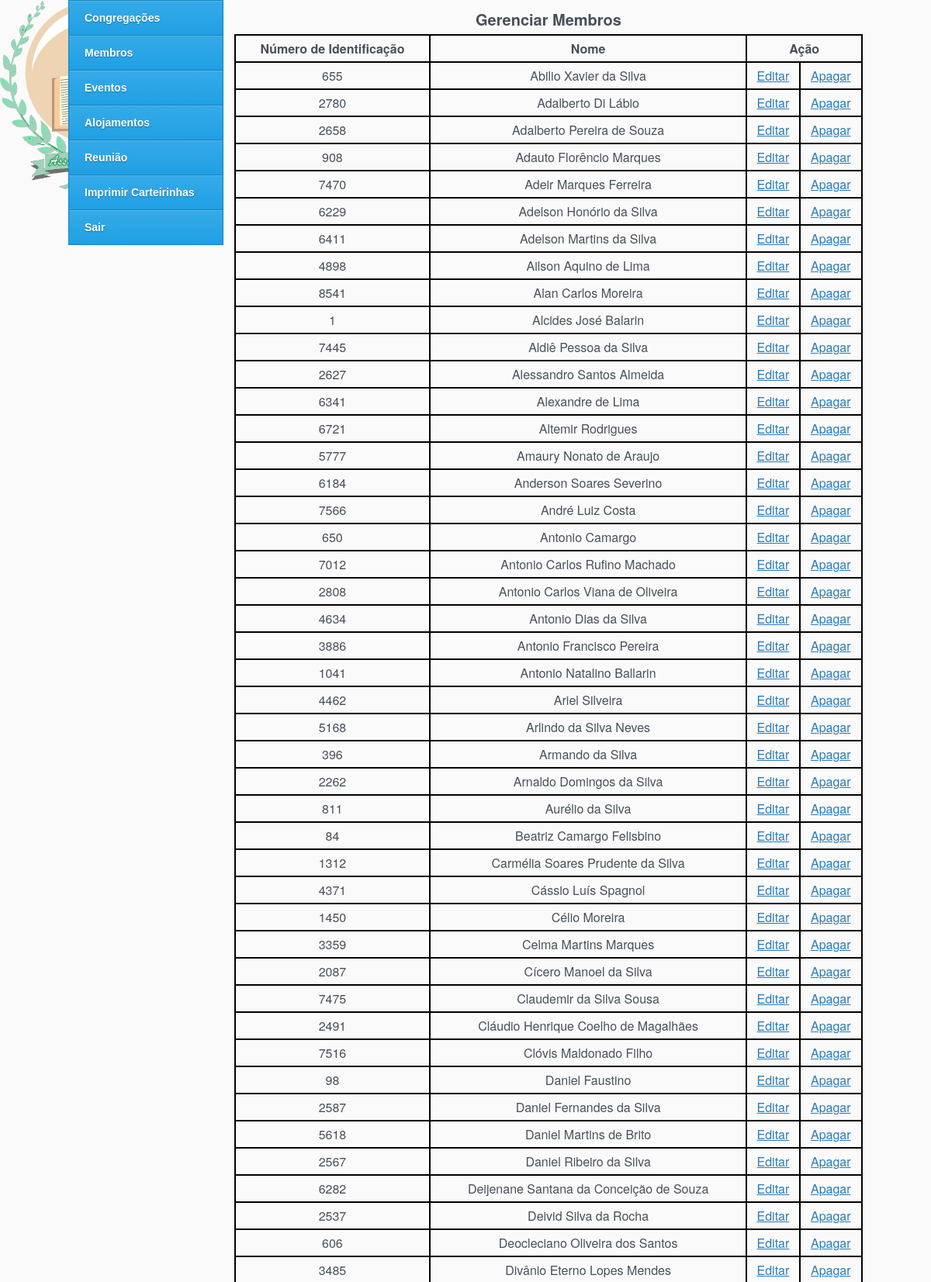
The app's page /pages/list_membros.php (signed in, upper part) with its own data.
### tables this page shows
CREATE TABLE `membros` (
  `foto` varchar(100) DEFAULT NULL COMMENT 'vai receber o nome da imagem',
  `id` int(11) NOT NULL,
  `nome` varchar(244) DEFAULT NULL,
  `sexo` varchar(45) DEFAULT NULL,
  `estadoCivil` varchar(45) DEFAULT NULL,
  `dataNascimento` date DEFAULT NULL,
  `estadoNascimento` varchar(45) DEFAULT NULL COMMENT 'id da linha onde estÃ¡ o estado',
  `cidadeNascimento` int(11) DEFAULT NULL COMMENT 'ID na tabela tb_cidades que terÃ¡ o estado X escolhido',
  `nacionalidade` varchar(100) DEFAULT NULL,
  `telefone` varchar(12) DEFAULT NULL,
  `tel1` varchar(12) DEFAULT NULL,
  `tel2` varchar(12) DEFAULT NULL,
  `celular` varchar(12) DEFAULT NULL,
  `email` varchar(100) DEFAULT NULL,
  `skype` varchar(45) DEFAULT NULL,
  `nomePai` int(11) DEFAULT NULL COMMENT 'aqui estarÃ¡ o ID do nome do pai, nÃ£o o nome.',
  `nomeMae` int(11) DEFAULT NULL COMMENT 'aqui estarÃ¡ o ID do nome da maei, nÃ£o o nome.',
  `conjuge` int(11) DEFAULT NULL COMMENT 'id do registro do conjuge',
  `filhos` int(11) DEFAULT NULL,
  `endereco` longtext,
  `bairro` varchar(100) DEFAULT NULL,
  `estado` varchar(45) DEFAULT NULL COMMENT 'estado que mora',
  `cidade` int(11) DEFAULT NULL COMMENT 'cidade que mora, com o id da linha em tb_cidades que terÃ¡ o conjunto UF+Cidade',
  `cep` varchar(45) DEFAULT NULL,
  `cpf` varchar(20) DEFAULT NULL,
  `rg` varchar(20) DEFAULT NULL,
  `data_emissao_rg` date DEFAULT NULL,
  `orgao_emissor_rg` varchar(100) DEFAULT NULL,
  `titulo_eleitor` varchar(14) DEFAULT NULL,
  `zona_eleitoral` varchar(14) DEFAULT NULL,
  `sessao_eleitoral` varchar(14) DEFAULT NULL,
  `tipo_sanguineo` varchar(45) DEFAULT NULL,
  `cor` varchar(80) DEFAULT NULL,
  `escolaridade` varchar(80) DEFAULT NULL,
  `profissao` char(80) DEFAULT NULL,
  `empresa` varchar(100) DEFAULT NULL,
  `telempresa` varchar(12) DEFAULT NULL,
  `admissao` varchar(80) DEFAULT NULL,
  `dataAdmissao` date DEFAULT NULL,
  `evangelico` int(11) DEFAULT NULL COMMENT '1 = SIM, 0=nao',
  `discipulo` int(11) DEFAULT NULL COMMENT '1 = SIM, 0=nao',
  `aguas` int(11) DEFAULT NULL COMMENT '1 = SIM, 0=nao',
  `es` int(11) DEFAULT NULL COMMENT '1 = SIM, 0=nao',
  `dizimista` int(11) DEFAULT NULL COMMENT '1 = SIM, 0=nao',
  `curso` int(11) DEFAULT NULL COMMENT '1 = SIM, 0=nao',
  `obreiro` int(11) DEFAULT NULL COMMENT '1 = SIM, 0=nao',
  `cargoEclesiastico` int(11) DEFAULT NULL COMMENT 'Id que estÃ¡ na tabela cargos',
  `congregacao` int(11) DEFAULT NULL COMMENT 'id da tabela de congregaÃ§Ãµes',
  `funcao` int(11) DEFAULT NULL COMMENT 'id da tabela de cargos',
  `data` date DEFAULT NULL,
  `senha` varchar(80) NOT NULL COMMENT 'md5 sha1',
  `batismo` date NOT NULL,
  `status` int(11) NOT NULL DEFAULT '1' COMMENT '0 = desativado | 1 = ativo',
  PRIMARY KEY (`id`)
);

### pages/list_membros.php (the view, shortened to what this page needs)
<?php
include "../function/pega-nivel.php";
?>
<!DOCTYPE html PUBLIC "-//W3C//DTD XHTML 1.0 Transitional//EN" "http://www.w3.org/TR/xhtml1/DTD/xhtml1-transitional.dtd">
<html>
<head>
    <link rel="stylesheet" href="../css/style.css"/>
</head>
<body>
<div id="box">
	<div id="corpo">
        <div id="conteudo">
            <h2 style="text-align: center;">Gerenciar Membros</h2>
            <table width="100%" style="margin-top:5px">
                <tr>
                    <td style="font-weight: bold">N&uacute;mero de Identifica&ccedil;&atilde;o</td>
                    <td style="font-weight: bold">Nome</td>
                    <td colspan="2" style="font-weight: bold">A&ccedil;&atilde;o</td>
                </tr>
                <?php
                $membrocargo = (int)$_GET['mc'];
                $quantidade = 50;
                $pagina = (isset($_GET['pagina'])) ? (int)$_GET['pagina'] : 1;
                $inicio = ($quantidade * $pagina) - $quantidade;
                if($membrocargo == 10 || $membrocargo == 1){
                    $sql = mysql_query("SELECT id, nome, cargoEclesiastico FROM membros ORDER BY nome ASC LIMIT $inicio, $quantidade") or die(mysql_error());
                }else{
                    $sql = mysql_query("SELECT id, nome, cargoEclesiastico FROM membros WHERE cargoEclesiastico <> 10 AND cargoEclesiastico <> 1 ORDER BY nome ASC LIMIT $inicio, $quantidade") or die(mysql_error());
                }
                while($ln = mysql_fetch_array($sql)){
                    ?>
                    <tr>
                        <td><? echo $ln['id'];?></td>
                        <td><?php echo $ln['nome']; ?></td>
                        <td><a href="edit_membros.php?id=<?php echo $ln['id'];?>">Editar</a></td>
                        <td><a href="?id=<?php echo $ln['id'];?>">Apagar</a></td>
                    </tr>
                <?}?>
            </table>
        </div>
    <?php include("menu.php");?>
	</div>
</div>
</body>
</html>

### css/style.css (style rules this page uses)
* { margin: 0; padding: 0; }
#box { width: 1024px; margin: 0 auto; }
body { font-family: "Helvetica Neue",Helvetica,Arial; background: url('../images/logo%20igreja.png') #fafafa no-repeat left top; background-size: 250px ; }
#conteudo { width:810px; float: right; margin-top:0; padding-top:10px; }
#conteudo h2 { text-align: left; font-weight: bold; font-size:20px; color:#49505a; }
#conteudo table { border-collapse: collapse !important; margin-top:0; width:100%; }
#conteudo table th, #conteudo table td { border: 2px solid #000 !important; text-align: center; padding:5px; color:#49505a; }
#conteudo a { font-weight: normal; color: #287CBB; cursor: pointer; border-radius: 0; }

### records on screen
membros: id "655", nome "Abilio Xavier da Silva"
membros: id "2780", nome "Adalberto Di Lábio"
membros: id "2658", nome "Adalberto Pereira de Souza"
membros: id "908", nome "Adauto Florêncio Marques"
membros: id "7470", nome "Adeir Marques Ferreira"
membros: id "6229", nome "Adelson Honório da Silva"
membros: id "6411", nome "Adelson Martins da Silva"
membros: id "4898", nome "Ailson Aquino de Lima"
membros: id "8541", nome "Alan Carlos Moreira"
membros: id "1", nome "Alcides José Balarin"
membros: id "7445", nome "Aldiê Pessoa da Silva"
membros: id "2627", nome "Alessandro Santos Almeida"
membros: id "6341", nome "Alexandre de Lima"
membros: id "6721", nome "Altemir Rodrigues"
membros: id "5777", nome "Amaury Nonato de Araujo"
membros: id "6184", nome "Anderson Soares Severino"
membros: id "7566", nome "André Luiz Costa"
membros: id "650", nome "Antonio Camargo"
membros: id "7012", nome "Antonio Carlos Rufino Machado"
membros: id "2808", nome "Antonio Carlos Viana de Oliveira"
membros: id "4634", nome "Antonio Dias da Silva"
membros: id "3886", nome "Antonio Francisco Pereira"
membros: id "1041", nome "Antonio Natalino Ballarin"
membros: id "4462", nome "Ariel Silveira"
membros: id "5168", nome "Arlindo da Silva Neves"
membros: id "396", nome "Armando da Silva"
membros: id "2262", nome "Arnaldo Domingos da Silva"
membros: id "811", nome "Aurélio da Silva"
membros: id "84", nome "Beatriz Camargo Felisbino"
membros: id "1312", nome "Carmélia Soares Prudente da Silva"
membros: id "4371", nome "Cássio Luís Spagnol"
membros: id "1450", nome "Célio Moreira"
membros: id "3359", nome "Celma Martins Marques"
membros: id "2087", nome "Cícero Manoel da Silva"
membros: id "7475", nome "Claudemir da Silva Sousa"
membros: id "2491", nome "Cláudio Henrique Coelho de Magalhães"
membros: id "7516", nome "Clóvis Maldonado Filho"
membros: id "98", nome "Daniel Faustino"
membros: id "2587", nome "Daniel Fernandes da Silva"
membros: id "5618", nome "Daniel Martins de Brito"
membros: id "2567", nome "Daniel Ribeiro da Silva"
membros: id "6282", nome "Deijenane Santana da Conceição de Souza"
membros: id "2537", nome "Deivid Silva da Rocha"
membros: id "606", nome "Deocleciano Oliveira dos Santos"
membros: id "3485", nome "Divânio Eterno Lopes Mendes"
